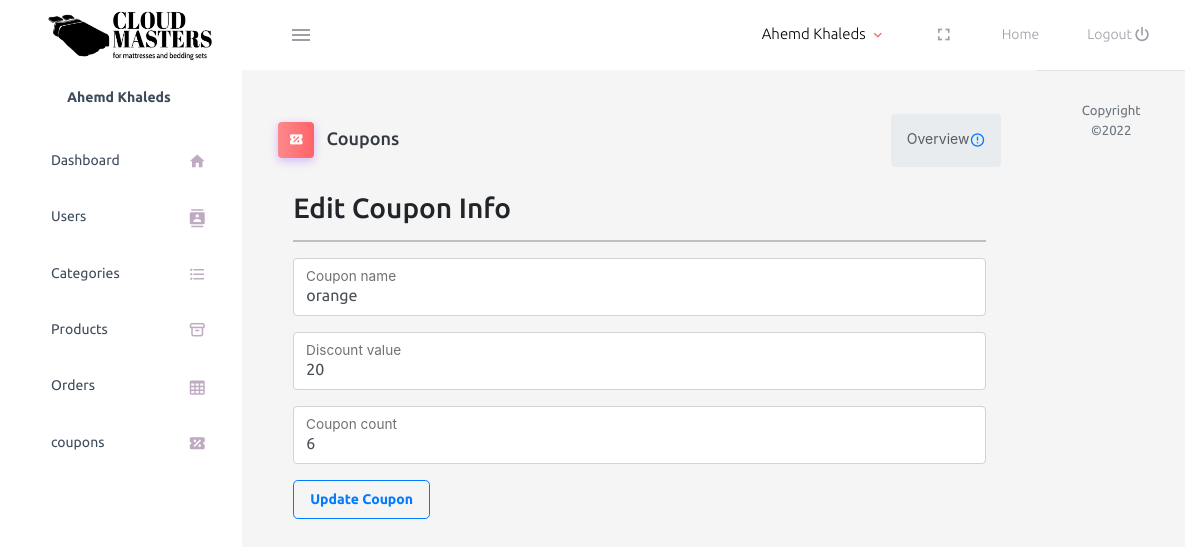
/store/admin/control/editCoupon.php?id=1 (signed in), run on the app's committed database.
### tables this page shows
CREATE TABLE `users` (
  `user_id` int NOT NULL,
  `first_name` varchar(255) NOT NULL,
  `last_name` varchar(255) NOT NULL,
  `address` varchar(255) NOT NULL,
  `phone` varchar(255) NOT NULL,
  `email` varchar(255) NOT NULL,
  `password` varchar(255) NOT NULL,
  `is_admin` tinyint NOT NULL DEFAULT '0',
  `city` varchar(255) NOT NULL
);

CREATE TABLE `coupons` (
  `coupon_id` int NOT NULL,
  `coupon_name` varchar(255) NOT NULL,
  `discount` int NOT NULL,
  `count` int NOT NULL
);

### store/admin/control/editCoupon.php (the view, shortened to what this page needs)
<?php
require_once '../../views/connection.php';
$CouponID = $_GET['id'];
$sql = $connect->query("SELECT * FROM coupons WHERE coupon_id='$CouponID'");
$sql = $sql->fetch();
?>
<?php require '../views/header.php'; ?>
<div class="container-fluid page-body-wrapper">
<?php require 'sidebar.php'; ?>
<div class="main-panel">
          <div class="content-wrapper" style="background:whitesmoke;">
            <div class="page-header">
              <h3 class="page-title">
                <span class="page-title-icon bg-gradient-primary text-white me-2">
                  <i class="mdi mdi-ticket-percent menu-icon"></i>
                </span> Coupons
              </h3>
              <nav aria-label="breadcrumb">
                <ul class="breadcrumb">
                  <li class="breadcrumb-item active" aria-current="page">
                    <span></span>Overview <i class="mdi mdi-alert-circle-outline icon-sm text-primary align-middle"></i>
                  </li>
                </ul>
              </nav>
            </div>
            <div class="container-xl">
                <h3>Edit Coupon Info</h3>
                <hr>
                <form class="form" method='post'>
                <div class="form-floating mb-3">
                    <input type="text" class="form-control" id="floatingInput" placeholder="Coupon" name='couponname'
                    value = "<?php echo $sql['coupon_name']; ?>" required>
                    <label for="floatingInput">Coupon name</label>
                </div>
                <div class="form-floating mb-3">
                    <input type="text" class="form-control" id="floatingInput" placeholder="50%" name='coupondiscount'
                    value = "<?php echo $sql['discount']; ?>" required>
                    <label for="floatingInput">Discount value</label>
                </div>
                <div class="form-floating mb-3">
                    <input type="text" class="form-control" id="floatingInput" placeholder="count" name='couponcount'
                    value = "<?php echo $sql['count']; ?>" required>
                    <label for="floatingInput">Coupon count</label>
                </div>
                    <input type="submit" class="btn btn-lg btn-outline-primary" value="Update Coupon" name='updateCoupon'>
                </div>
</div>
</div>
<?php require '../views/footer.php'; ?>

### store/admin/views/header.php (shortened to what this page needs)
<?php require_once '../../views/connection.php'; ?>
<?php
$curId = $_SESSION['userid'];
$curUser = $connect->query("SELECT * FROM users WHERE user_id='$curId'");
$curUser = $curUser->fetch();
?>
<!DOCTYPE html>
<html lang="en">
  <head>
    <link rel="stylesheet" href="../assets/css/users.css">
    <link rel="stylesheet" href="https://cdnjs.cloudflare.com/ajax/libs/font-awesome/6.2.0/css/all.min.css">
    <link rel="stylesheet" href="../assets/vendors/mdi/css/materialdesignicons.min.css">
    <link rel="stylesheet" href="../assets/vendors/css/vendor.bundle.base.css">
    <link rel="stylesheet" href="https://unicons.iconscout.com/release/v4.0.0/css/line.css">
    <link rel="stylesheet" href="../assets/css/style.css">
    <link rel="stylesheet" href="https://stackpath.bootstrapcdn.com/bootstrap/4.5.0/css/bootstrap.min.css">
    <link rel="stylesheet" href="https://maxcdn.bootstrapcdn.com/font-awesome/4.7.0/css/font-awesome.min.css">
  </head>
  <body>
      <nav class="navbar default-layout-navbar col-lg-12 col-12 p-0 fixed-top d-flex flex-row">
        <div class="text-center navbar-brand-wrapper d-flex align-items-center justify-content-center">
          <a class="navbar-brand brand-logo" href="../views/index.php"><img src="../../images/ltrblack.png" alt="logo" style="min-height: 60px; min-width:175px;" /></a>
        </div>
        <div class="navbar-menu-wrapper d-flex align-items-stretch">
          <button class="navbar-toggler navbar-toggler align-self-center" type="button" data-toggle="minimize">
            <span class="mdi mdi-menu"></span>
          </button>
          <ul class="navbar-nav navbar-nav-right">
            <li class="nav-item nav-profile dropdown">
              <a class="nav-link dropdown-toggle" id="profileDropdown" href="#" data-bs-toggle="dropdown" aria-expanded="false">
                <div class="nav-profile-text">
                  <p class="mb-1 text-black"><?php echo $curUser['first_name'] .
                      ' ' .
                      $curUser['last_name']; ?></p>
                </div>
              </a>
            </li>
            <li class="nav-item d-none d-lg-block full-screen-link">
            <a class="nav-link">
                <i class="mdi mdi-fullscreen" id="fullscreen-button"></i>
              </a>
            </li>
            <li class="nav-item nav-logout d-none d-lg-block">
              <a class="nav-link" href="../../views/index.php">
                Home
              </a>
            </li>
            <li class="nav-item nav-logout d-none d-lg-block">
              <a class="nav-link" href="../../views/profile/logout.php">
                Logout
                <i class="mdi mdi-power"></i>
              </a>
            </li>
          </ul>
        </div>
      </nav>

### store/admin/control/sidebar.php
<nav class="sidebar sidebar-offcanvas" id="sidebar">
  <ul class="nav">
    <li class="nav-item nav-profile">
      <a href="#" class="nav-link">
        <div class="nav-profile-text d-flex flex-column">
          <span class="font-weight-bold mb-2"><?php echo $curUser[
              'first_name'
          ] .
              ' ' .
              $curUser['last_name']; ?></span>
        </div>
      </a>
    </li>
    <li class="nav-item">
      <a class="nav-link" href="../views/index.php">
        <span class="menu-title">Dashboard</span>
        <i class="mdi mdi-home menu-icon"></i>
      </a>
    </li>
    <li class="nav-item">
      <a class="nav-link" href="../views/users.php">
        <span class="menu-title">Users</span>
        <i class="mdi mdi-contacts menu-icon"></i>
      </a>
    </li>
    <li class="nav-item">
      <a class="nav-link" href="../views/categories.php">
        <span class="menu-title">Categories</span>
        <i class="mdi mdi-format-list-bulleted menu-icon"></i>
      </a>
    </li>
    <li class="nav-item">
      <a class="nav-link" href="../views/products.php">
        <span class="menu-title">Products</span>
        <i class="uil uil-archive menu-icon"></i>
      </a>
    </li>
    <li class="nav-item">
      <a class="nav-link" href="../views/orders.php">
        <span class="menu-title">Orders</span>
        <i class="mdi mdi-table-large menu-icon"></i>
      </a>
    </li>
    <li class="nav-item">
      <a class="nav-link" href="../views/coupons.php">
        <span class="menu-title">coupons</span>
        <i class="mdi mdi-ticket-percent menu-icon"></i>
      </a>
    </li>
  </ul>
</nav>

### store/admin/assets/css/users.css (style rules this page uses)
body { color: #566787; background: #f5f5f5; font-family: 'Varela Round', sans-serif; font-size: 13px; }

### data on the page
users: first_name "Ahemd", last_name "Khaleds"
coupons: couponname "orange", coupondiscount "20", couponcount "6"
